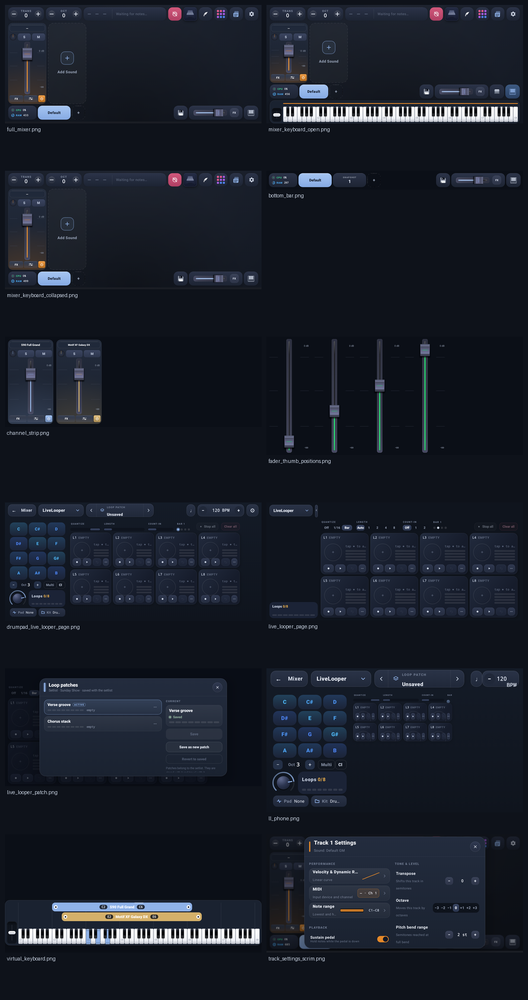
#> input picture tools/fxcompare/app_sheets.png, 528 x 1000 px, shrunk from 1070 x 2026 before the run
$ python sk_grammar.py ../fxcompare/app_sheets.png
#> lines starting #> are read from the running program, lines starting #| are printed output that depends on the picture; after the words box and inside, x2 and y2 are one past the last pixel; in counts of white or black regions, pixels touching at a corner belong together
"""Consolidated layout grammar of the Sunday Keys effect screens.

For each screen: panel bounds, the header band, the Settings/Output tab row, the
control rows (label row + control row), and the footer band. Output is a compact
table so several effects can be compared side by side.
"""
import glob
import os
import sys

import numpy as np
from PIL import Image


def panel_bounds(mask):
    """Bounding box of the region enclosed by the frame, ignoring the outer chrome."""
    rows = mask.mean(axis=1)
    cols = mask.mean(axis=0)
    ry = np.where(rows > 0.30)[0]
    rx = np.where(cols > 0.30)[0]
    return (rx[0], ry[0], rx[-1], ry[-1]) if len(rx) and len(ry) else (0, 0, 0, 0)


def row_bands(mask, min_strength=0.03, min_h=8):
    p = mask.mean(axis=1)
    on = p > min_strength
    out, i, n = [], 0, len(on)
    while i < n:
        if on[i]:
            j = i
            while j < n and on[j]:
                j += 1
            if j - i >= min_h:
                out.append((i, j))
            i = j
        else:
            i += 1
    return out


def analyze(path):
#> called with path = '../fxcompare/app_sheets.png'
    im = Image.open(path)
#> im is the input picture: PIL image 528x1000 RGB; mean R, G, B 24.9, 30.1, 40.5
    im.load()
    a = np.asarray(im.convert("RGB")).astype(np.int16)
    h, w, _ = a.shape
#> h = 1000; w = 528
    lum = a.mean(axis=2)
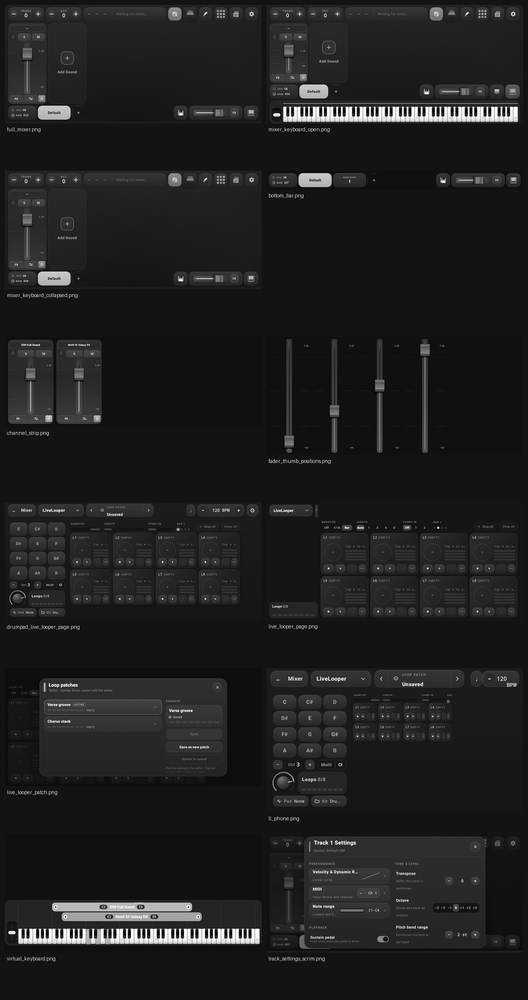
#> lum: shape (1000, 528) float64; min 0, max 255, mean 31.8
    vals, counts = np.unique((lum // 6 * 6).astype(np.int32), return_counts=True)
#> vals = 43 values from 0 to 252; counts = 43 values, max 225211 at index 3, min 272 at index 25, mean 12279.1
    bg = vals[counts.argmax()]
#> bg = 18
    mask = np.abs(lum - bg) > 16
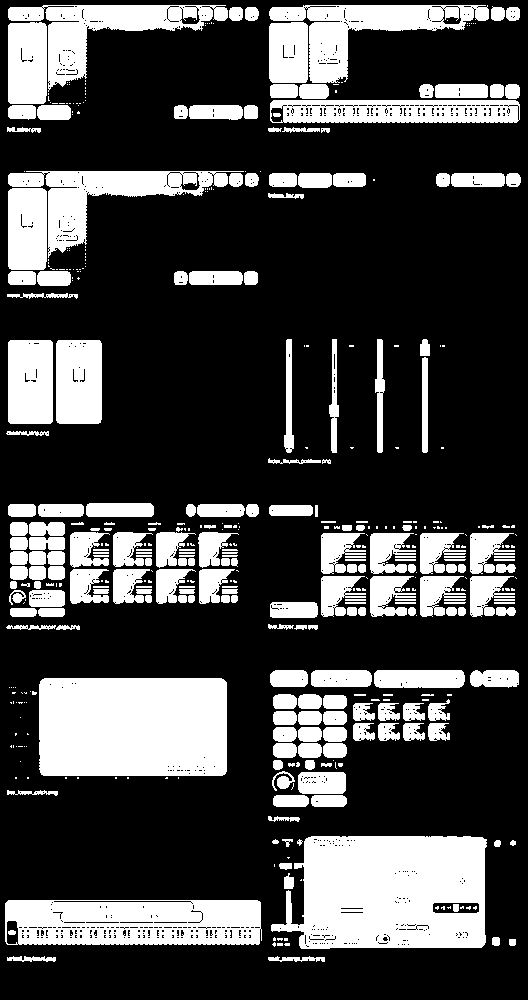
#> mask: shape (1000, 528) bool; 27.5% white; 460 white regions (234 under 20 px), largest, box (x1, y1, x2, y2) and area: (271, 836, 487, 949) 20044, (39, 678, 227, 776) 18341, (5, 900, 262, 945) 10267
    px0, py0, px1, py1 = panel_bounds(mask)
#> in panel_bounds, `rows = mask.mean(axis=1)`: rows = 1000 values, max 0.915 at index 12, min 0 at index 0, mean 0.275
#> in panel_bounds, `cols = mask.mean(axis=0)`: cols = 528 values, max 0.559 at index 40, min 0 at index 0, mean 0.275
#> in panel_bounds, `ry = np.where(rows > 0.30)[0]`: ry = 396 values from 5 to 947
#> in panel_bounds, `rx = np.where(cols > 0.30)[0]`: rx = 164 values from 8 to 431
#> px0 = 8; py0 = 5; px1 = 431; py1 = 947
    name = os.path.basename(path)
    print(f"{name:18s} {w:4d}x{h:<4d} panel={px0},{py0}..{px1},{py1} ({px1-px0}x{py1-py0})")
#| app_sheets.png      528x1000 panel=8,5..431,947 (423x942)
    rb = row_bands(mask)
#> in row_bands, `p = mask.mean(axis=1)`: p has the same summary as rows in panel_bounds
#> in row_bands, `out, i, n = [], 0, len(on)`: out = []; i = 0; n = 1000
#> the loop in row_bands, `while i < n:` made 282 passes
#> i on passes 6, 12, 52, 54, 63: 123, 132, 270, 286, 298
#> i on passes 1, 2, 3, 4, 5, 7: 1, 2, 3, 4, 5, 124
#> after the loop in row_bands, `while i < n:`: j = 962; out = [(5, 123), (171, 270), (271, 286), (339, 453), (503, 517), (521, 618), (670, 807), (836, 949)]
#> rb has the same summary as out in row_bands
    print("   rows:", " ".join(f"{y0}-{y1}" for y0, y1 in rb[:14]))
#|    rows: 5-123 171-270 271-286 339-453 503-517 521-618 670-807 836-949


for f in sorted(glob.glob(sys.argv[1]), key=lambda p: int("".join(c for c in os.path.basename(p) if c.isdigit()) or 0)):
    try:
        analyze(f)
    except Exception as e:
        print(os.path.basename(f), "ERR", e)
